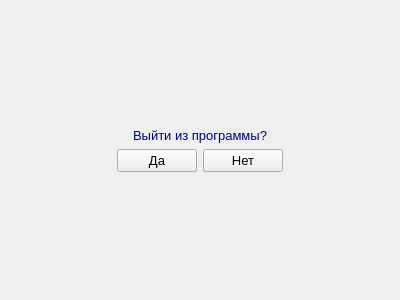
<?xml version="1.0" encoding="UTF-8"?>
<ui version="4.0">
 <class>ExitForm</class>
 <widget class="QWidget" name="ExitForm">
  <property name="geometry">
   <rect>
    <x>0</x>
    <y>0</y>
    <width>400</width>
    <height>300</height>
   </rect>
  </property>
  <property name="sizePolicy">
   <sizepolicy hsizetype="Preferred" vsizetype="Preferred">
    <horstretch>0</horstretch>
    <verstretch>0</verstretch>
   </sizepolicy>
  </property>
  <property name="windowTitle">
   <string>Form</string>
  </property>
  <layout class="QGridLayout" name="gridLayout_2">
   <item row="1" column="1">
    <layout class="QGridLayout" name="gridLayout">
     <item row="0" column="0" colspan="2">
      <widget class="QLabel" name="labelExitText">
       <property name="font">
        <font>
         <pointsize>10</pointsize>
        </font>
       </property>
       <property name="layoutDirection">
        <enum>Qt::LeftToRight</enum>
       </property>
       <property name="text">
        <string>&lt;html&gt;&lt;head/&gt;&lt;body&gt;&lt;p&gt;&lt;span style=&quot; color:#00007f;&quot;&gt;Выйти из программы?&lt;/span&gt;&lt;/p&gt;&lt;/body&gt;&lt;/html&gt;</string>
       </property>
       <property name="alignment">
        <set>Qt::AlignCenter</set>
       </property>
      </widget>
     </item>
     <item row="1" column="0">
      <widget class="QPushButton" name="pushButtonYes">
       <property name="font">
        <font>
         <pointsize>10</pointsize>
        </font>
       </property>
       <property name="text">
        <string>Да</string>
       </property>
      </widget>
     </item>
     <item row="1" column="1">
      <widget class="QPushButton" name="pushButtonNo">
       <property name="font">
        <font>
         <pointsize>10</pointsize>
        </font>
       </property>
       <property name="text">
        <string>Нет</string>
       </property>
      </widget>
     </item>
    </layout>
   </item>
   <item row="1" column="0">
    <spacer name="horizontalSpacer">
     <property name="orientation">
      <enum>Qt::Horizontal</enum>
     </property>
     <property name="sizeHint" stdset="0">
      <size>
       <width>40</width>
       <height>20</height>
      </size>
     </property>
    </spacer>
   </item>
   <item row="0" column="1">
    <spacer name="verticalSpacer_2">
     <property name="orientation">
      <enum>Qt::Vertical</enum>
     </property>
     <property name="sizeHint" stdset="0">
      <size>
       <width>20</width>
       <height>40</height>
      </size>
     </property>
    </spacer>
   </item>
   <item row="2" column="1">
    <spacer name="verticalSpacer">
     <property name="orientation">
      <enum>Qt::Vertical</enum>
     </property>
     <property name="sizeHint" stdset="0">
      <size>
       <width>20</width>
       <height>40</height>
      </size>
     </property>
    </spacer>
   </item>
   <item row="1" column="2">
    <spacer name="horizontalSpacer_2">
     <property name="orientation">
      <enum>Qt::Horizontal</enum>
     </property>
     <property name="sizeHint" stdset="0">
      <size>
       <width>40</width>
       <height>20</height>
      </size>
     </property>
    </spacer>
   </item>
  </layout>
 </widget>
 <resources/>
 <connections/>
</ui>
